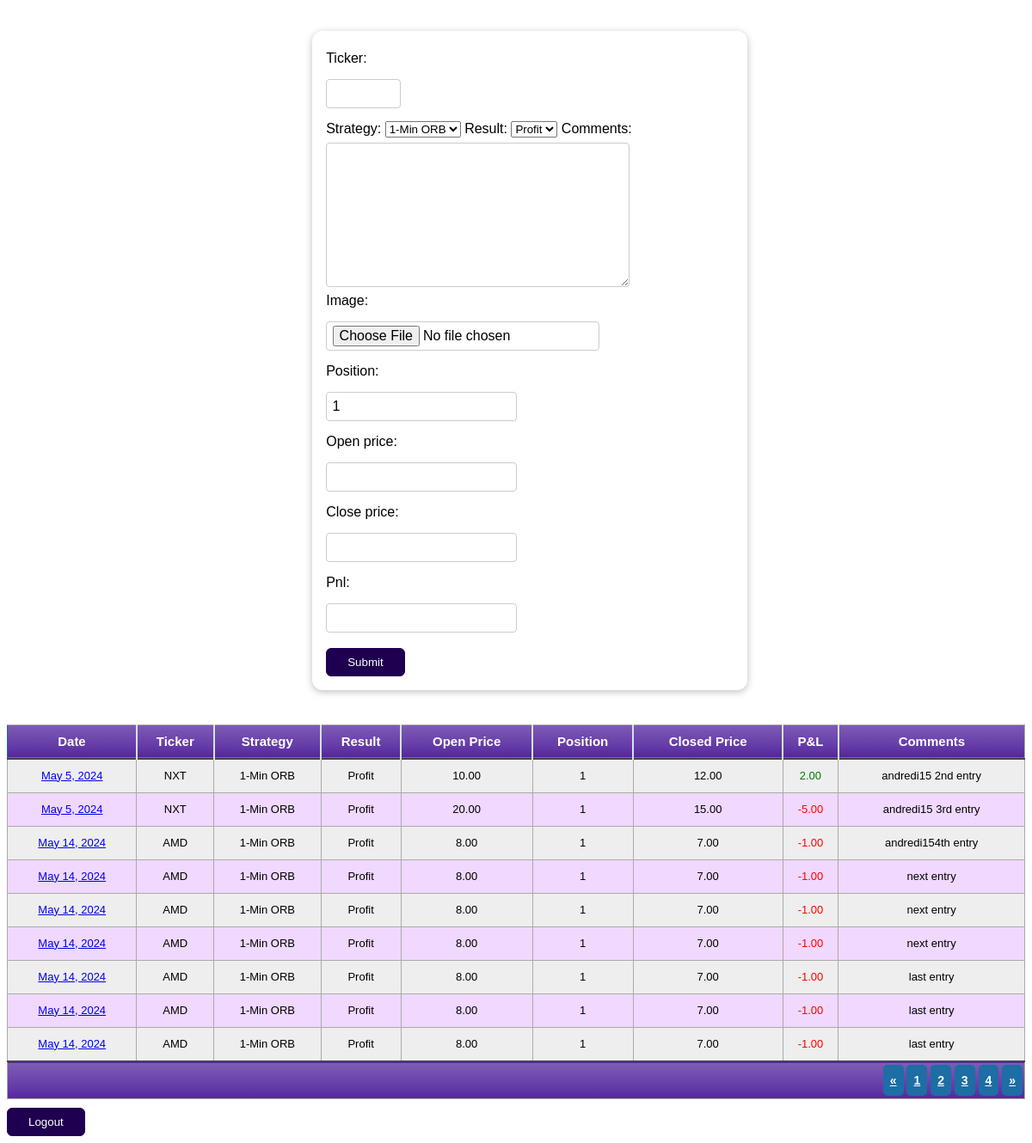
The page / (signed in) on the database as committed earlier.
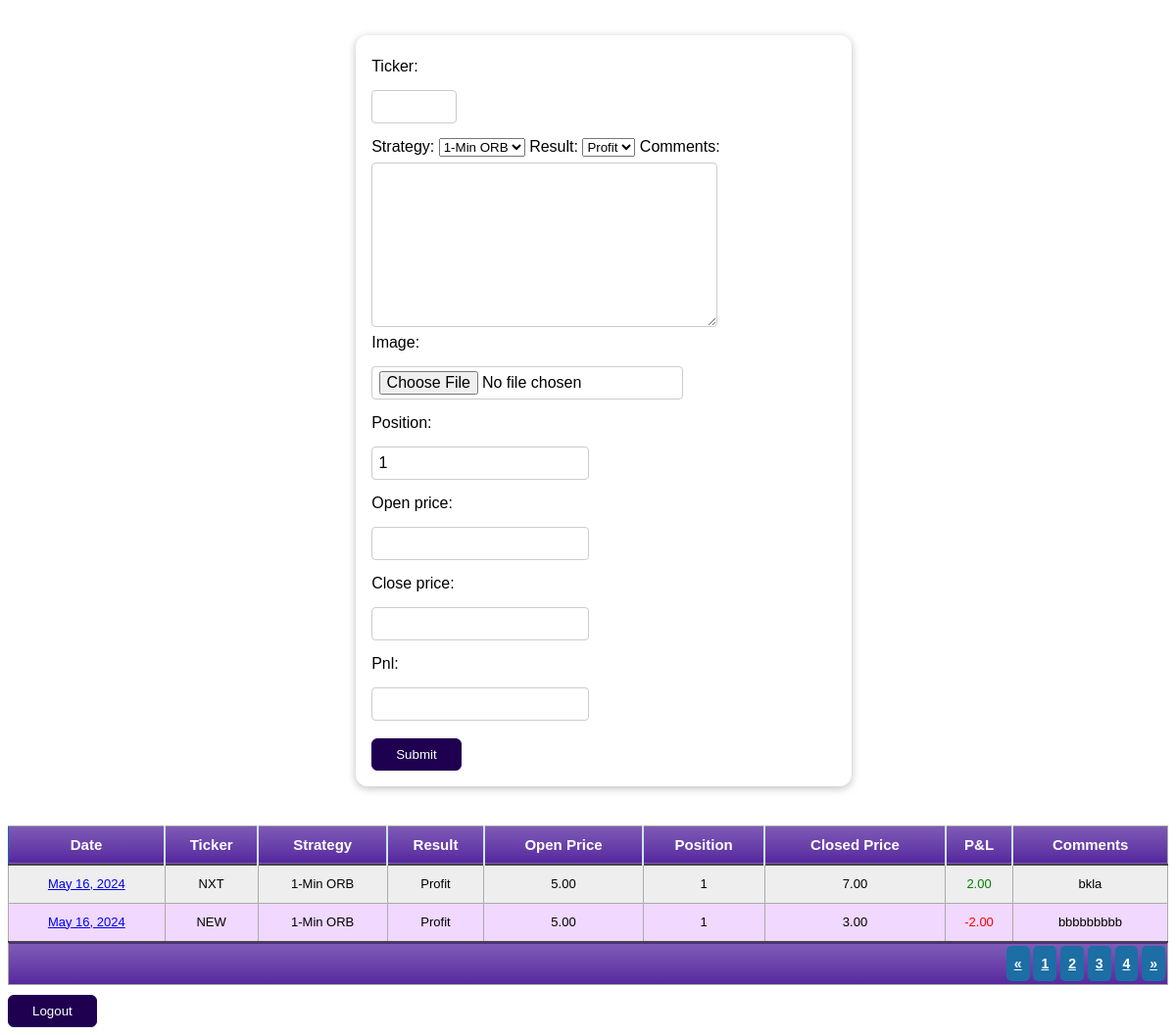
The same page on the database as committed later.
### entries/models.py (models this page shows, shortened)
class Entry(models.Model):
    ONEORB="1-Min ORB"
    FIVEORB="5-Min ORB"
    ABCD="ABCD"
    REVERSAL="Reversal"
    PROFIT="Profit"
    LOSS="Loss"
    RESULT_CHOICES = (
        (PROFIT, "Profit"),
        (LOSS, "Loss")
    )
    STRATEGY_CHOICES = (
        (ONEORB,"1-Min ORB"),
        (FIVEORB,"5-Min ORB"),
        (ABCD,"ABCD"),
        (REVERSAL,"Reversal")
    )
    entered_date=models.DateField(auto_now_add=True)
    ticker=models.CharField(max_length=8, default="")
    strategy=models.CharField(max_length=12, choices=STRATEGY_CHOICES, default="ONEORB")
    result=models.CharField(max_length=6, choices=RESULT_CHOICES, default="PROFIT")
    comments=models.TextField(max_length=300, blank=True)
    image = models.ImageField(upload_to="", null=True, blank=True) #will save to default BASE_DIR which is 'uploads'
    position = models.PositiveIntegerField(default=1, validators=[MinValueValidator(1)], blank=True, null=True)
    open_price = models.DecimalField(max_digits=4, decimal_places=2, blank=True, null=True)
    close_price = models.DecimalField(max_digits=4, decimal_places=2, blank=True, null=True)
    pnl = models.DecimalField(max_digits=4, decimal_places=2, blank=True, null=True)
    trader = models.ForeignKey(User, on_delete=models.CASCADE, blank=False, related_name="entries")

### entries/views.py (the view, shortened to what this page needs)
# urls.py: path("", views.EntryView.as_view(), name="index"),
class EntryView(LoginRequiredMixin, View):
  login_url = 'login'
  def get(self, request):
    logged_in_user = request.user.id
    print("****************")
    print(f'Logged in user:{logged_in_user}')
    entries = Entry.objects.filter(trader_id=logged_in_user).order_by("entered_date") #see: https://docs.djangoproject.com/en/5.0/topics/db/queries/#field-lookups
    form = EntryForm()
    return render(request, "entries.html", {"form":form, "entries":entries, "user":logged_in_user})

### entries/forms.py
class EntryForm(forms.ModelForm):
    class Meta:
        model=Entry
        exclude = ["trader"]

### entries/templates/entries.html (shortened to what this page needs)
{% extends 'base.html' %}
{% block content %}
    <form method="POST" enctype="multipart/form-data" action="/">
        {{ form }}
        <button>Submit</button>
    </form>
{% endblock content %}
{% block table %}
<table class="blueTable sortable">
    <thead>
    <tr>
    <th>Date</th>
    <th>Ticker</th>
    <th>Strategy</th>
    <th>Result</th>
    <th>Open Price</th>
    <th>Position</th>
    <th>Closed Price</th>
    <th>P&L</th>
    <th>Comments</th>
    </tr>
    </thead>
    <tfoot>
    <tr>
    <td colspan="9">
    <div class="links"><a href="#">&laquo;</a> <a class="active" href="#">1</a> <a href="#">2</a> <a href="#">3</a> <a href="#">4</a> <a href="#">&raquo;</a></div>
    </td>
    </tr>
    </tfoot>
    <tbody>
        {% for entry in entries %}
        <tr>
            <td><a href="{% url 'single-entry' entry.id %}">{{entry.entered_date}}</a></td><td>{{entry.ticker}}</td><td>{{entry.strategy}}</td><td>{{entry.result}}</td><td>{{entry.open_price}}</td><td>{{entry.position}}</td><td>{{entry.close_price}}</td><td class="entry_pnl">{{entry.pnl}}</td><td>{{entry.comments}}</td></tr>
        {% endfor %}
    </tbody>
    </table>
    {% if request.user.is_authenticated %}
    <a href="{% url 'logout' %}"><button>Logout</button></a>
{% endif %}
{% endblock table %}

### entries/templates/base.html (shortened to what this page needs)
{% load static %}
<!DOCTYPE html>
<html lang="en">
<head>
    <link rel="stylesheet" href="{% static 'styles.css' %}">
</head>
<body>
    {% block content %}
    {% endblock content %}
    {% block table %}
    {% endblock table %}
</body>
</html>

### entries/static/styles.css (style rules this page uses)
body { font-family: sans-serif; line-height: 2em; }
input { padding: .2rem 0rem; margin: .5rem 0rem; display: block; }
form { margin-left: 30%; margin-top:3%; width: 40%; padding: 1rem; border-radius: 12px; background-color: white; box-shadow: 0 2px 8px rgba(0, 0, 0, 0.26); }
button { cursor: pointer; margin-top: 10px; padding: 0.5rem 1.5rem; border-radius: 6px; background-color: #1f0050; color: white; border: 1px solid #1f0050; }
input { font: inherit; padding: 0rem .4rem; border-radius: 4px; border: 1px solid #ccc; display: block; width: auto; }
#id_ticker { width: 4.5rem !important; }
#id_image { width: auto; }
textarea { padding: .5rem; border-radius: 4px; border: 1px solid #ccc; display: block; font-family: sans-serif; }
table.blueTable { margin-top: 5vh; border: 1px solid #1C6EA4; background-color: #EEEEEE; width: 100%; text-align: center; border-collapse: collapse; }
table.blueTable td, table.blueTable th { border: 1px solid #AAAAAA; padding: 3px 2px; }
table.blueTable tbody td { font-size: 13px; }
table.blueTable tr:nth-child(even) { background: #F0D8FF; }
table.blueTable thead { background: #54269E; background: -moz-linear-gradient(top, #7f5cb6 0%, #653ba7 66%, #54269E 100%); background: -webkit-linear-gradient(top, #7f5cb6 0%, #653ba7 66%, #54269E 100%); background: linear-gradient(to bottom, #7f5cb6 0%, #653ba7 66%, #54269E 100%); border-bottom: 2px solid #444444; }
table.blueTable thead th { font-size: 15px; font-weight: bold; color: #FFFFFF; text-align: center; border-left: 2px solid #D0E4F5; }
table.blueTable thead th:first-child { border-left: none; }
table.blueTable tfoot { font-size: 14px; font-weight: bold; color: #FFFFFF; background: #54269E; background: -moz-linear-gradient(top, #7f5cb6 0%, #653ba7 66%, #54269E 100%); background: -webkit-linear-gradient(top, #7f5cb6 0%, #653ba7 66%, #54269E 100%); background: linear-gradient(to bottom, #7f5cb6 0%, #653ba7 66%, #54269E 100%); border-top: 2px solid #444444; }
table.blueTable tfoot td { font-size: 14px; }
table.blueTable tfoot .links { text-align: right; }
table.blueTable tfoot .links a { display: inline-block; background: #1C6EA4; color: #FFFFFF; padding: 2px 8px; border-radius: 5px; }

Rows that differ between the two databases and show on the page:
removed Entry: entered_date "May 5, 2024", ticker "NXT", strategy "1-Min ORB", result "Profit", open_price "10.00", position "1", close_price "12.00", pnl "2.00", comments "andredi15 2nd entry"
removed Entry: entered_date "May 5, 2024", ticker "NXT", strategy "1-Min ORB", result "Profit", open_price "20.00", position "1", close_price "15.00", pnl "-5.00", comments "andredi15 3rd entry"
removed Entry: entered_date "May 14, 2024", ticker "AMD", strategy "1-Min ORB", result "Profit", open_price "8.00", position "1", close_price "7.00", pnl "-1.00", comments "andredi154th entry"
removed Entry: entered_date "May 14, 2024", ticker "AMD", strategy "1-Min ORB", result "Profit", open_price "8.00", position "1", close_price "7.00", pnl "-1.00", comments "next entry"
removed Entry: entered_date "May 14, 2024", ticker "AMD", strategy "1-Min ORB", result "Profit", open_price "8.00", position "1", close_price "7.00", pnl "-1.00", comments "next entry"
removed Entry: entered_date "May 14, 2024", ticker "AMD", strategy "1-Min ORB", result "Profit", open_price "8.00", position "1", close_price "7.00", pnl "-1.00", comments "next entry"
removed Entry: entered_date "May 14, 2024", ticker "AMD", strategy "1-Min ORB", result "Profit", open_price "8.00", position "1", close_price "7.00", pnl "-1.00", comments "last entry"
removed Entry: entered_date "May 14, 2024", ticker "AMD", strategy "1-Min ORB", result "Profit", open_price "8.00", position "1", close_price "7.00", pnl "-1.00", comments "last entry"
removed Entry: entered_date "May 14, 2024", ticker "AMD", strategy "1-Min ORB", result "Profit", open_price "8.00", position "1", close_price "7.00", pnl "-1.00", comments "last entry"
added Entry: entered_date "May 16, 2024", ticker "NXT", strategy "1-Min ORB", result "Profit", open_price "5.00", position "1", close_price "7.00", pnl "2.00", comments "bkla"
added Entry: entered_date "May 16, 2024", ticker "NEW", strategy "1-Min ORB", result "Profit", open_price "5.00", position "1", close_price "3.00", pnl "-2.00", comments "bbbbbbbbb"
